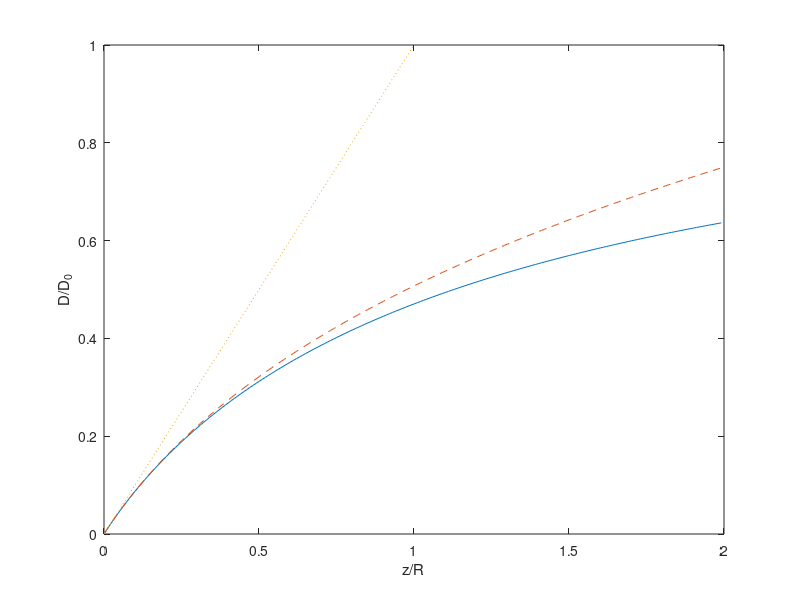

This chart was generated by the following MATLAB code:
function [D,lambda,lambda_app,D0] = brenner(h,R,eta,T,fig)
% BRENNER   Diffusion coefficient in front of a surface
%
% [D,L,L1,D0] = BRENNER(H,R,ETA,T,FIG) calculates the diffusion coefficient D
%   in front of a surface at distances H assuming a spherical particle of
%   radius R in afluid with viscosity ETA and temperature T.
%   FIG determines whether to show or not a figure.

%   Author: Giovanni Volpe
%   Revision: 1.0.0  
%   Date: 2015/01/01

if (nargin<5)
    fig = false;
end
if (nargin==0)
    h = [1e-9:1e-8:.2e-5];
    T = 293;
    eta = 0.001;
    R = 1e-6;
    fig = true;
end

kB = 1.38e-23;
D0 = kB*T/(6*pi*eta*R);

alpha = acosh(1+h/R);

S = 0;
for n = 1:1:10
    S = S + ...
        n*(n+1)/((2*n-1)*(2*n+3)) * ...
        ( ( 2*sinh((2*n+1)*alpha) + (2*n+1) * sinh(2*alpha) ) ./...
        ( 4*sinh((n+0.5)*alpha).^2 - (2*n+1)^2 * sinh(alpha).^2 ) - 1 );
end
lambda = 4/3*sinh(alpha).*S;

lambda_app = R*h.^-1 + 0.2*log(R*h.^-1) + 0.9712;

D = D0*lambda.^-1;

if (fig==true)
    f = figure
    hold on
    plot(h/R,lambda.^-1)
    plot(h/R,lambda_app.^-1,'--')
    plot(h/R,h/R,':')
    axis([0 2 0 1])
    xlabel('z/R')
    ylabel('D/D_0')
    box on
    saveas(f,'brenner.eps','eps')
end